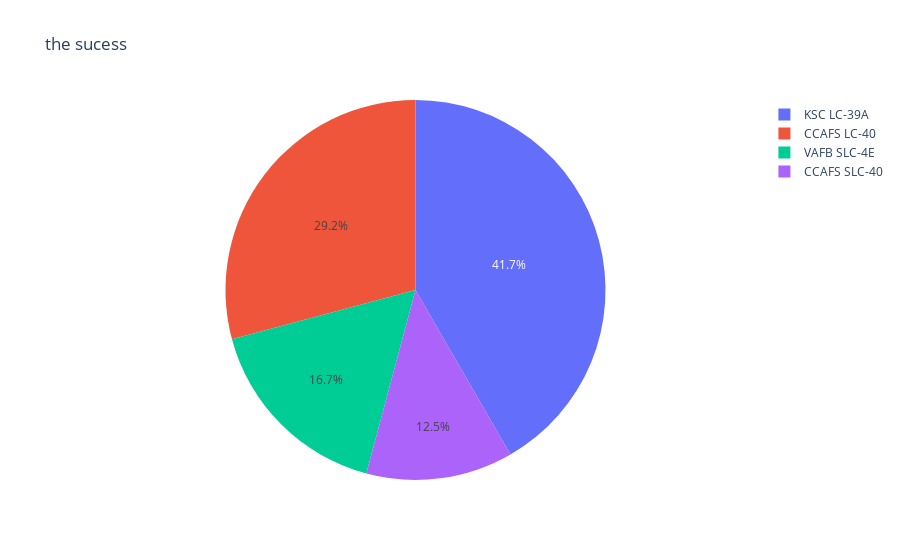

The notebook cell this image was saved under:
### Code cell
fig = px.pie(spacex_df,names='Launch Site',values='class',title='the sucess')
fig.show()

### Figure 1 — Plotly figure (JSON) as saved in the notebook; plotly's stock layout.template omitted (floating-point values rounded to 4 significant figures)
{"data": [{"domain": {"x": [0, 1], "y": [0, 1]}, "hovertemplate": "Launch Site=%{label}<br>class=%{value}<extra></extra>", "labels": ["CCAFS LC-40", "CCAFS LC-40", "CCAFS LC-40", "CCAFS LC-40", "CCAFS LC-40", "CCAFS LC-40", "CCAFS LC-40", "CCAFS LC-40", "CCAFS LC-40", "CCAFS LC-40", "CCAFS LC-40", "CCAFS LC-40", "CCAFS LC-40", "CCAFS LC-40", "CCAFS LC-40", "CCAFS LC-40", "CCAFS LC-40", "CCAFS LC-40", "CCAFS LC-40", "CCAFS LC-40", "CCAFS LC-40", "CCAFS LC-40", "CCAFS LC-40", "CCAFS LC-40", "CCAFS LC-40", "CCAFS LC-40", "VAFB SLC-4E", "VAFB SLC-4E", "VAFB SLC-4E", "VAFB SLC-4E", "VAFB SLC-4E", "VAFB SLC-4E", "VAFB SLC-4E", "VAFB SLC-4E", "VAFB SLC-4E", "VAFB SLC-4E", "KSC LC-39A", "KSC LC-39A", "KSC LC-39A", "KSC LC-39A", "KSC LC-39A", "KSC LC-39A", "KSC LC-39A", "KSC LC-39A", "KSC LC-39A", "KSC LC-39A", "KSC LC-39A", "KSC LC-39A", "KSC LC-39A", "CCAFS SLC-40", "CCAFS SLC-40", "CCAFS SLC-40", "CCAFS SLC-40", "CCAFS SLC-40", "CCAFS SLC-40", "CCAFS SLC-40"], "legendgroup": "", "name": "", "showlegend": true, "type": "pie", "values": [0, 0, 0, 0, 0, 0, 0, 0, 0, 0, 0, 0, 0, 0, 0, 0, 0, 1, 1, 0, 1, 1, 1, 0, 1, 1, 0, 0, 1, 1, 1, 1, 0, 0, 0, 0, 1, 0, 1, 1, 0, 1, 1, 0, 1, 1, 1, 1, 1, 1, 1, 0, 0, 0, 1, 0]}], "layout": {"legend": {"tracegroupgap": 0}, "title": {"text": "the sucess"}}}
